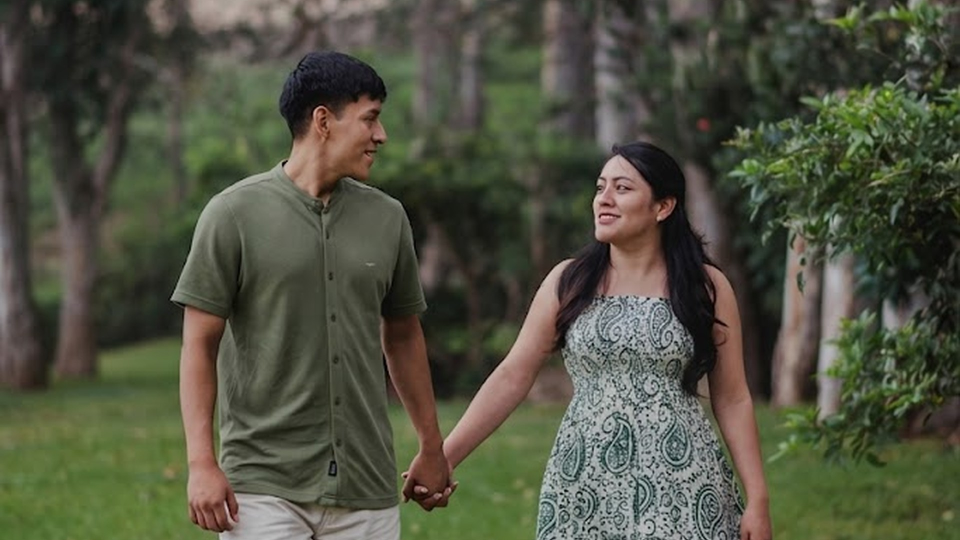
#> input picture assets/images/laptop/foto-23.jpg, 1920 x 1080 px, found by its file name (shown at 1/2 size)
$ python resize_images.py
#> lines starting #> are read from the running program, lines starting #| are printed output that depends on the picture
import os
from PIL import Image, ImageOps

def create_responsive_images(source_filename, base_dir, centering=(0.5, 0.5)):
#> called with source_filename = 'foto-23.jpg', base_dir = 'assets/images', centering = (0.5, 0.5)
    source_path = os.path.join(base_dir, source_filename)
    try:
        img = Image.open(source_path)
#> img is the input picture: PIL image 1920x1080 RGB; mean R, G, B 79.8, 81.6, 64.9
    except Exception as e:
        print(f"Error opening image {source_filename}: {e}")
        return

    # Dimensions for different devices (width, height)
    sizes = {
        'laptop': (1920, 1080),
        'tablet': (1536, 2048),
        'mobile': (1080, 1920)
    }

    for device, (width, height) in sizes.items():
        out_dir = os.path.join(base_dir, device)
        os.makedirs(out_dir, exist_ok=True)
        out_path = os.path.join(out_dir, source_filename)

        # Resize and crop to fill the target size
        # Using (0.5, 0.5) for general centering, (0.5, 0.3) for focus on faces
        resized_img = ImageOps.fit(img, (width, height), method=Image.LANCZOS, centering=centering)

        # Save with high quality
        resized_img.save(out_path, 'JPEG', quality=90)
        print(f"Created {device} version of {source_filename} at {out_path}")
#> this loop made 3 passes
#> pass 2, in create_responsive_images, `resized_img = ImageOps.fit(img, (width, height), method=Image.LANCZOS,..`:
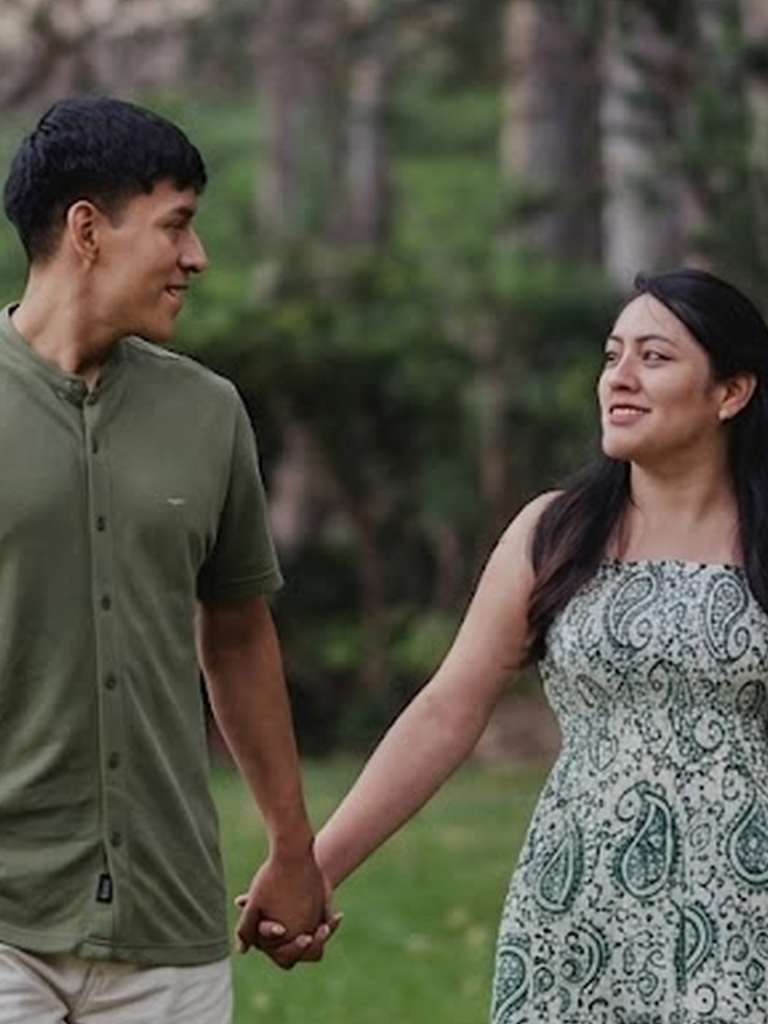
#> resized_img: PIL image 1536x2048 RGB (shown at 1/2 size); mean R, G, B 85.6, 84.8, 72.5
#> pass 3, in create_responsive_images, `resized_img = ImageOps.fit(img, (width, height), method=Image.LANCZOS,..`:
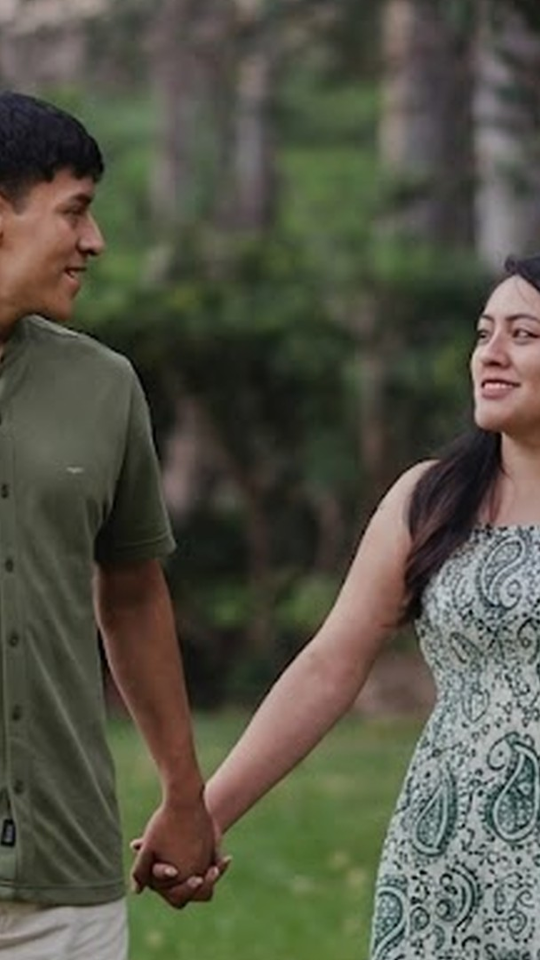
#> resized_img: PIL image 1080x1920 RGB (shown at 1/2 size); mean R, G, B 84.8, 84.3, 70.4

if __name__ == "__main__":
    base = 'assets/images'
    # List of images to process with optional custom centering
    images_to_process = [
        {"name": "foto-23.jpg", "centering": (0.5, 0.5)},
        {"name": "foto-43.jpg", "centering": (0.5, 0.6)}, # Slightly lower to catch the embrace
        {"name": "foto-17.jpg", "centering": (0.5, 0.5)},
        {"name": "foto-37.jpg", "centering": (0.5, 0.5)},
        {"name": "foto-31.jpg", "centering": (0.5, 0.5)},
        {"name": "foto-57.jpg", "centering": (0.5, 0.5)},
        {"name": "foto-15.jpg", "centering": (0.5, 0.5)},
        {"name": "foto-39.jpg", "centering": (0.5, 0.5)}
    ]

    for img_info in images_to_process:
        create_responsive_images(img_info["name"], base, centering=img_info["centering"])
#> pass 2 of the loop `for img_info in images_to_process:`:
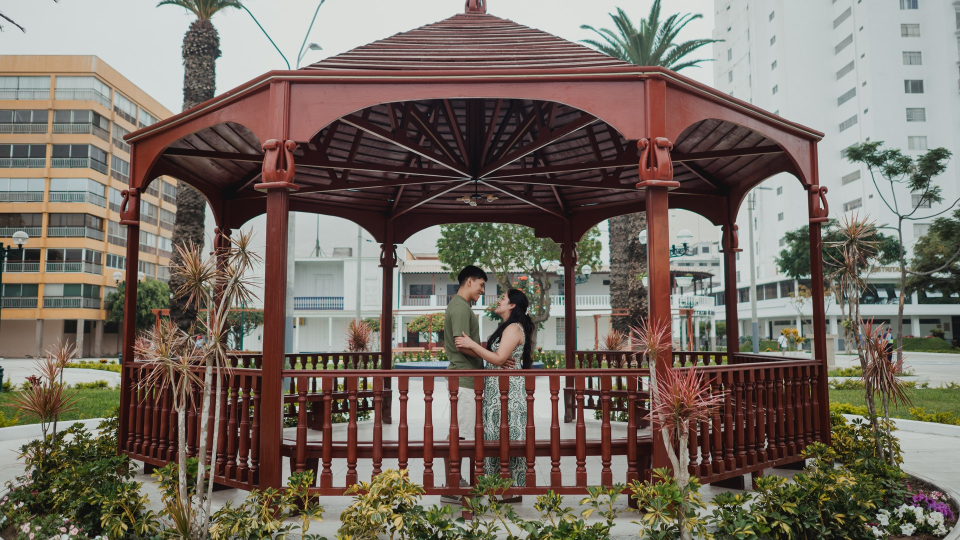
#> input picture assets/images/laptop/foto-43.jpg, 1920 x 1080 px, found by its file name (shown at 1/2 size)
#> in create_responsive_images, img is the input picture: PIL image 1920x1080 RGB; mean R, G, B 118.8, 108.6, 99
#> the loop in create_responsive_images (call 2), `for device, (width, height) in sizes.items():` made 3 passes
#| Created laptop version of foto-43.jpg at assets/images/laptop/foto-43.jpg
#| Created tablet version of foto-43.jpg at assets/images/tablet/foto-43.jpg
#| Created mobile version of foto-43.jpg at assets/images/mobile/foto-43.jpg
#> pass 2, in create_responsive_images (call 2), `resized_img = ImageOps.fit(img, (width, height), method=Image.LANCZOS,..`:
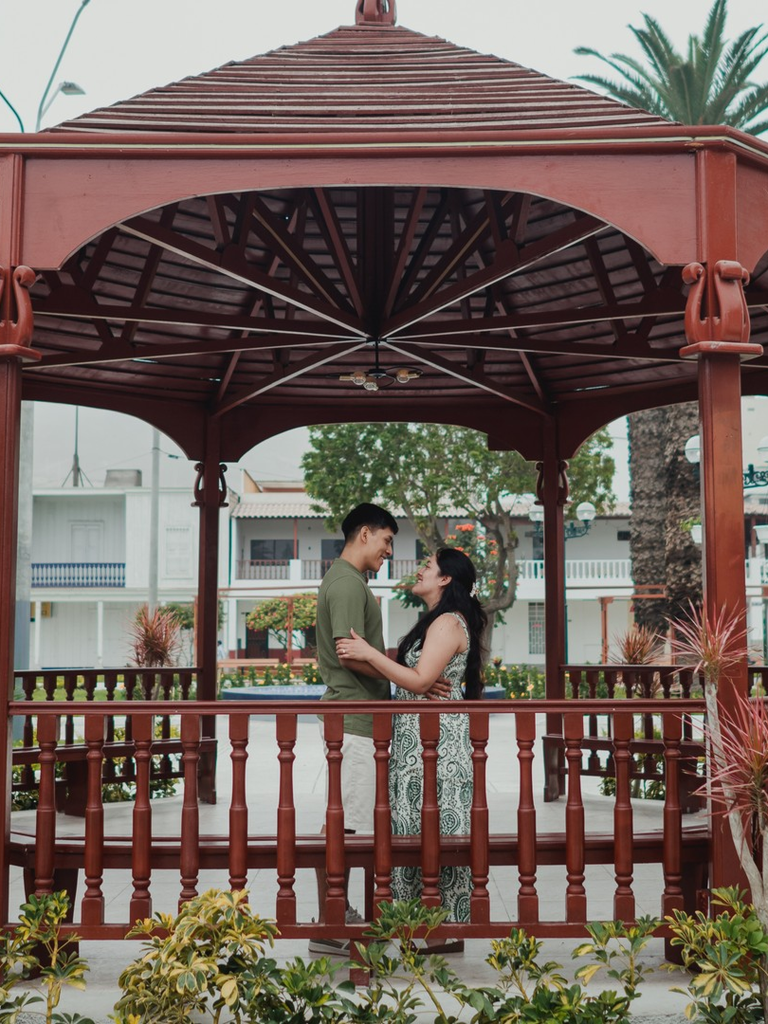
#> resized_img: PIL image 1536x2048 RGB (shown at 1/2 size); mean R, G, B 113.7, 98.3, 90.7
#> pass 3, in create_responsive_images (call 2), `resized_img = ImageOps.fit(img, (width, height), method=Image.LANCZOS,..`:
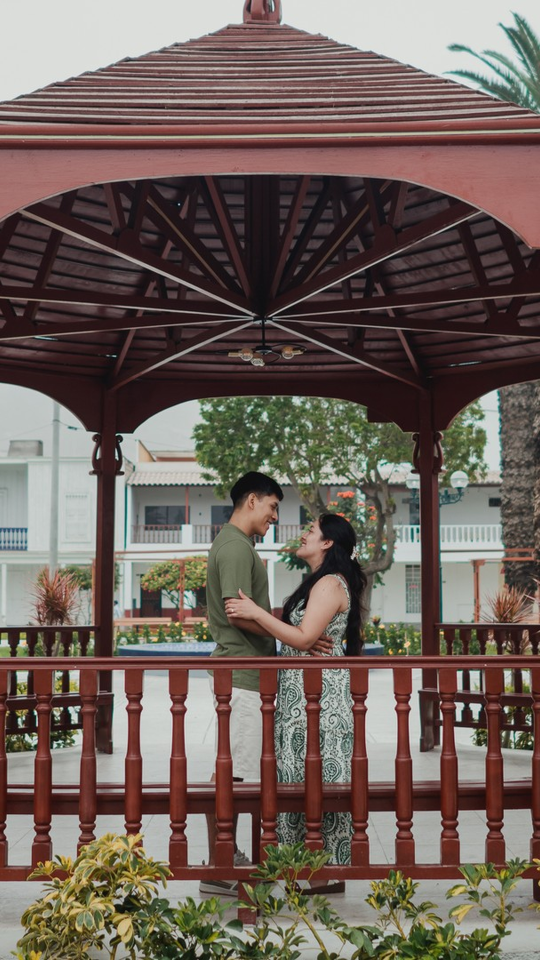
#> resized_img: PIL image 1080x1920 RGB (shown at 1/2 size); mean R, G, B 111.1, 97.7, 90.5
#> pass 3 of the loop `for img_info in images_to_process:`:
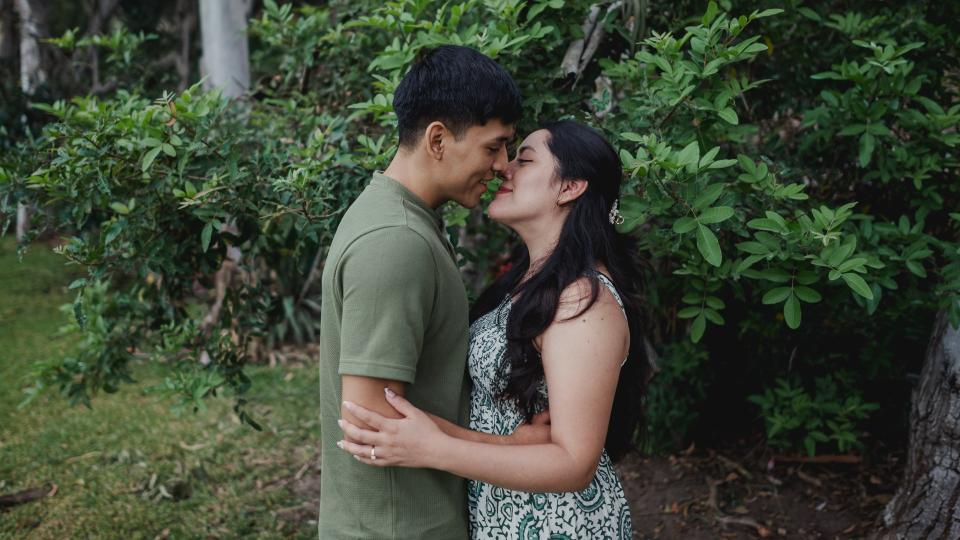
#> input picture assets/images/laptop/foto-17.jpg, 1920 x 1080 px, found by its file name (shown at 1/2 size)
#> in create_responsive_images, img is the input picture: PIL image 1920x1080 RGB; mean R, G, B 63.2, 71.6, 55
#> the loop in create_responsive_images (call 3), `for device, (width, height) in sizes.items():` made 3 passes
#| Created laptop version of foto-17.jpg at assets/images/laptop/foto-17.jpg
#| Created tablet version of foto-17.jpg at assets/images/tablet/foto-17.jpg
#| Created mobile version of foto-17.jpg at assets/images/mobile/foto-17.jpg
#> pass 2, in create_responsive_images (call 3), `resized_img = ImageOps.fit(img, (width, height), method=Image.LANCZOS,..`:
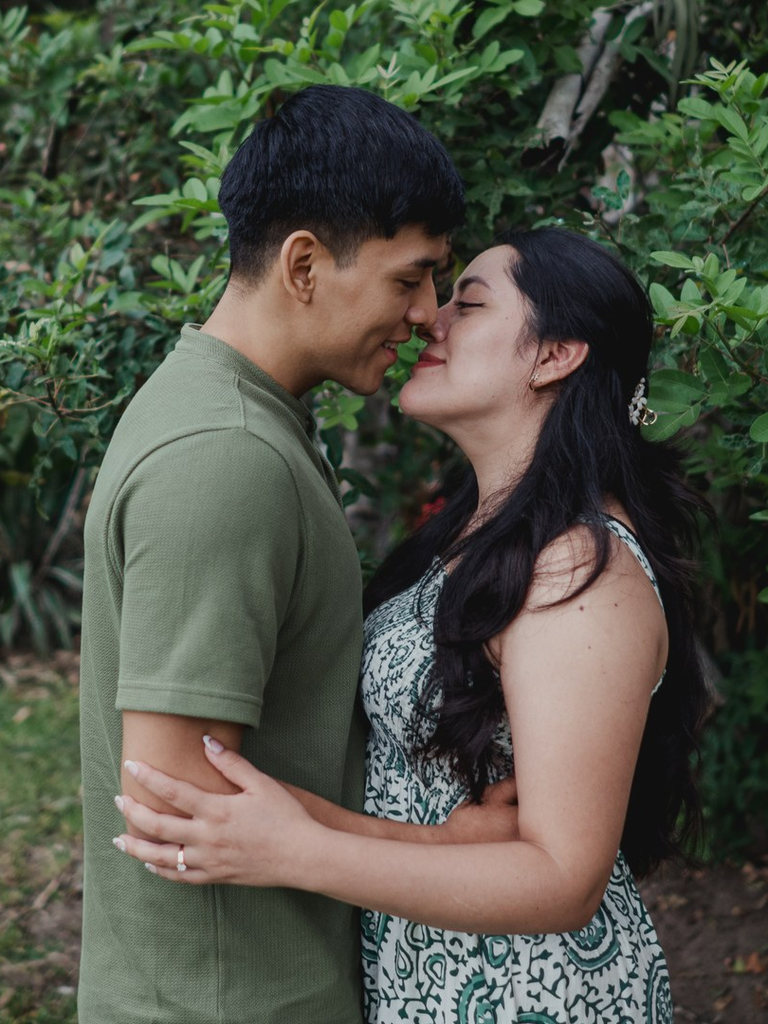
#> resized_img: PIL image 1536x2048 RGB (shown at 1/2 size); mean R, G, B 81, 83.9, 71
#> pass 3, in create_responsive_images (call 3), `resized_img = ImageOps.fit(img, (width, height), method=Image.LANCZOS,..`:
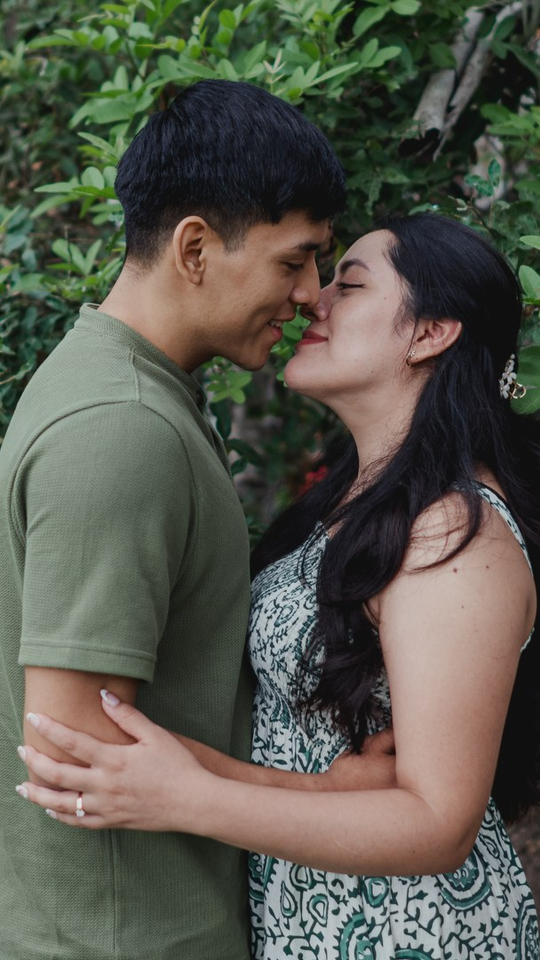
#> resized_img: PIL image 1080x1920 RGB (shown at 1/2 size); mean R, G, B 88.6, 88.5, 77.6
#> the loop made 8 passes; the first 3 are shown
